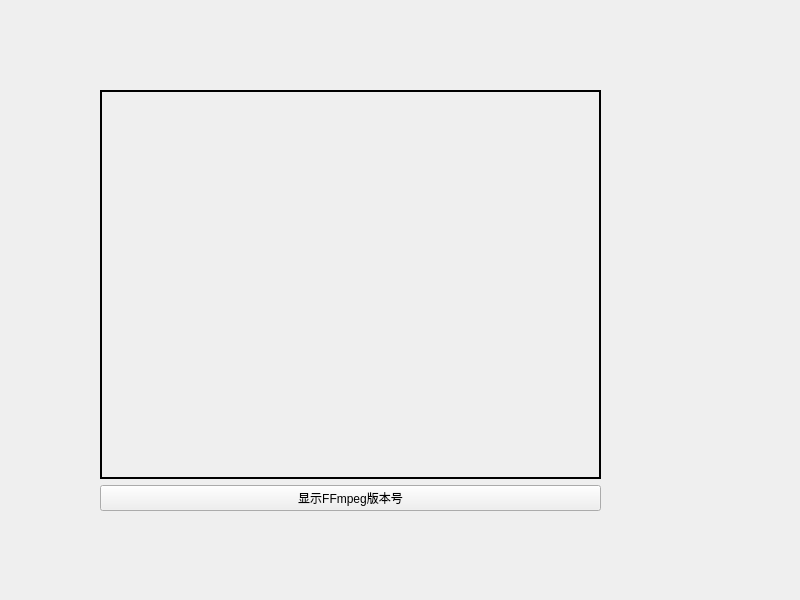
<?xml version="1.0" encoding="UTF-8"?>
<ui version="4.0">
 <class>Widget</class>
 <widget class="QWidget" name="Widget">
  <property name="geometry">
   <rect>
    <x>0</x>
    <y>0</y>
    <width>800</width>
    <height>600</height>
   </rect>
  </property>
  <property name="windowTitle">
   <string>Widget</string>
  </property>
  <widget class="QWidget" name="widget" native="true">
   <property name="geometry">
    <rect>
     <x>100</x>
     <y>90</y>
     <width>501</width>
     <height>421</height>
    </rect>
   </property>
   <layout class="QVBoxLayout" name="verticalLayout">
    <item>
     <widget class="QLabel" name="label">
      <property name="frameShape">
       <enum>QFrame::WinPanel</enum>
      </property>
      <property name="text">
       <string/>
      </property>
     </widget>
    </item>
    <item>
     <widget class="QPushButton" name="pushButton">
      <property name="text">
       <string>显示FFmpeg版本号</string>
      </property>
     </widget>
    </item>
   </layout>
  </widget>
 </widget>
 <resources/>
 <connections/>
</ui>
